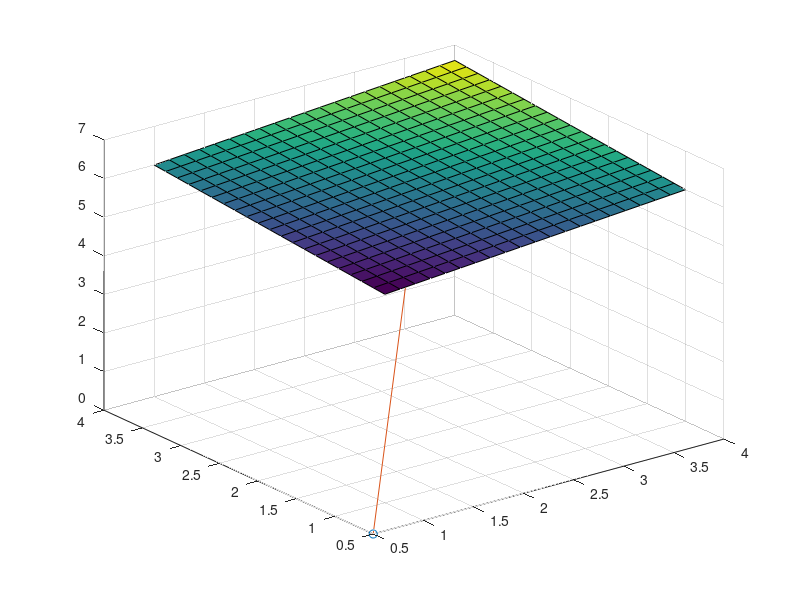

The MATLAB script that drew this image: (Note: this script raises an error after producing the figure.)
clc;format compact;clear;close all
PVs=[0.5,0.5,0];
PVn=[2.5,2.5,6];
PVo=[6.42592592592593,6.42592592592593,2.37037037037037];
PVc=[3.46296296296296,3.46296296296296,1.18518518518519];
A=PVs-PVn;
B=PVo-PVn;
C=PVc-PVn;
lhs=dot(A,C)
rhs=dot(B,C)
% lhs=sum(A.*A)
% rhs=sum(B.*B)
%%
%2023/03/01
clc;format compact;clear;close all
x0=0.5;y0=0.5;z0=0;
figure;plot3(x0,y0,z0,'o');hold on;grid on;
xspan_m1=linspace(1,4,21);
yspan_m1=xspan_m1;
A_m1=-1;B_m1=-1;C_m1=5;
xa_m1=0;ya_m1=0;za_m1=5;
D_m1=-(A_m1.*xa_m1+B_m1.*ya_m1+C_m1.*za_m1)
[X_m1,Y_m1]=meshgrid(xspan_m1,yspan_m1);
Z_m1=-(A_m1.*X_m1+B_m1.*Y_m1+D_m1)./C_m1;
surf(X_m1,Y_m1,Z_m1);
xs=2.5;ys=2.5;zs=6;
plot3([x0,xs],[y0,ys],[z0,zs])
[x3,y3,z3]=ptline_sym(x0,y0,z0,A_m1,B_m1,C_m1,xs,ys,zs)
plot3([xs,x3],[ys,y3],[zs,z3])
%某点关于线的中心对称点
%input: 点坐标x0,y0,z0，直线方向A,B,C和其上一点x2,y2,z2
function [x3,y3,z3]=ptline_sym(x0,y0,z0,A,B,C,x2,y2,z2)
    [xc,yc,zc]=lpcross(A,B,C,x2,y2,z2,A,B,C,-(A.*x0+B.*y0+C.*z0));
    
    x3=2.*xc-x0;
    y3=2.*yc-y0;
    z3=2.*zc-z0;
    plot3([x2,xc],[y2,yc],[z2,zc])

end
%任意直线line与任意平面plane的交点xc,yc,zc
%input: 直线方向A1,B1,C1和其上一点x1,y1,z1，平面方程4个参量A2,B2,C2,D2
function [xc,yc,zc]=lpcross(A1,B1,C1,x1,y1,z1,A2,B2,C2,D2)
    t=-(A2.*x1+B2.*y1+C2.*z1+D2)./(A1.*A2+B1.*B2+C1.*C2);
    xc=A1.*t+x1;
    yc=B1.*t+y1;
    zc=C1.*t+z1;
end